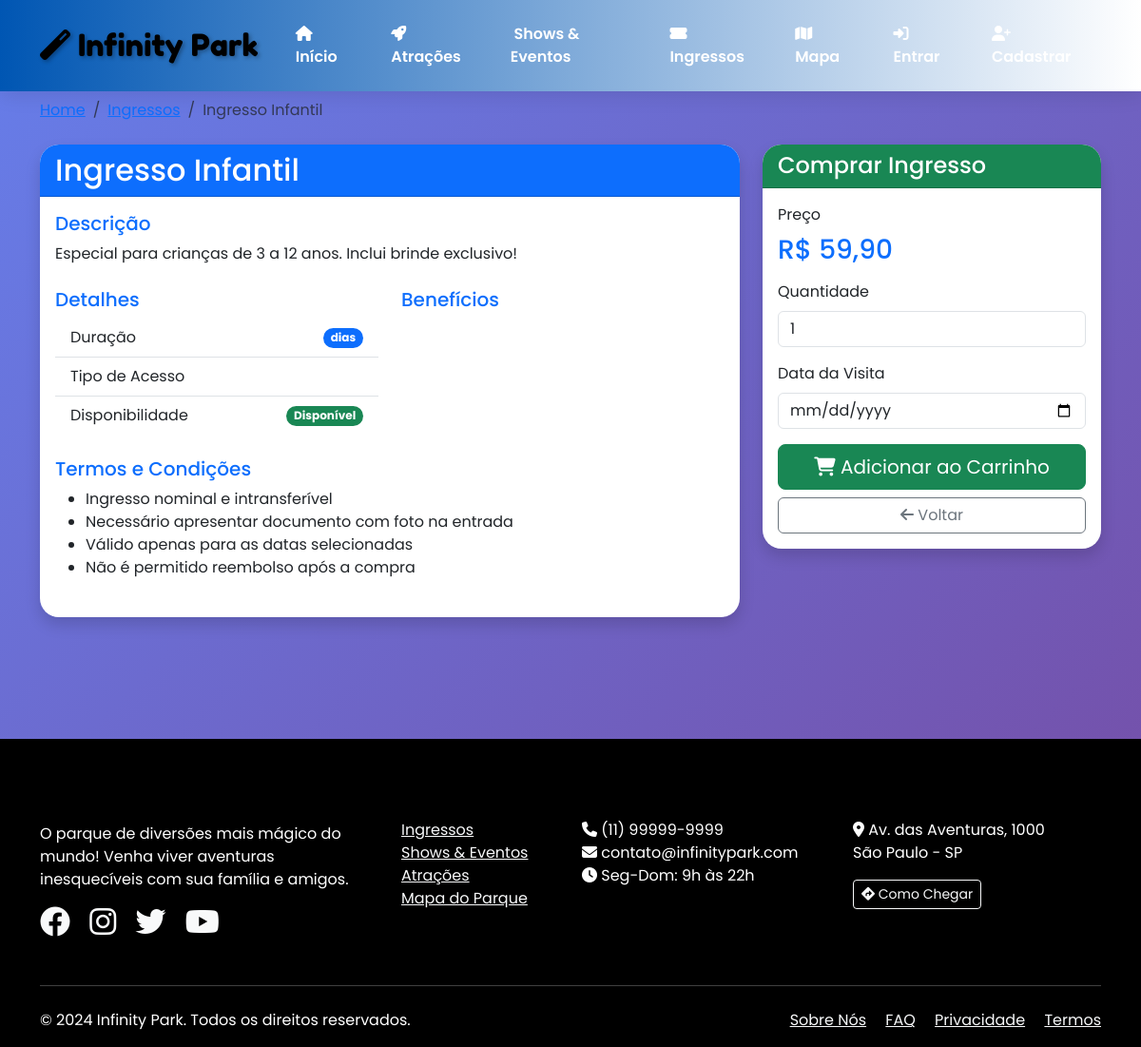
Page /ingressos/5/ on the committed database.
### ingressos/models.py (models this page shows, shortened)
class TipoIngresso(models.Model):
    nome = models.CharField(max_length=100)
    descricao = models.TextField()
    preco = models.DecimalField(max_digits=10, decimal_places=2, validators=[MinValueValidator(Decimal('0.00'))])
    cor = models.CharField(max_length=7, default='#007bff')
    icone = models.CharField(max_length=50, default='fas fa-ticket-alt')
    ativo = models.BooleanField(default=True)
    acesso_fast_pass = models.BooleanField(default=False)
    acesso_vip = models.BooleanField(default=False)
    estacionamento_gratuito = models.BooleanField(default=False)
    desconto_restaurantes = models.DecimalField(max_digits=3, decimal_places=0, default=0, validators=[MinValueValidator(0), MaxValueValidator(100)])
    desconto_loja = models.DecimalField(max_digits=3, decimal_places=0, default=0, validators=[MinValueValidator(0), MaxValueValidator(100)])
    idade_minima = models.IntegerField(default=0)
    idade_maxima = models.IntegerField(null=True, blank=True)
    validade_dias = models.IntegerField(default=1, help_text="Número de dias que o ingresso é válido")
    class Meta:
        verbose_name = 'Tipo de Ingresso'
        verbose_name_plural = 'Tipos de Ingressos'

### ingressos/views.py (the view)
# urls.py: path('<int:id>/', views.detalhe_ingresso, name='detalhe'),
def detalhe_ingresso(request, id):
    tipo_ingresso = get_object_or_404(TipoIngresso, id=id, ativo=True)
    promocoes_aplicaveis = Promocao.objects.filter(
        ativo=True,
        data_inicio__lte=timezone.now(),
        data_fim__gte=timezone.now(),
        tipos_aplicaveis=tipo_ingresso
    )
    context = {
        'tipo_ingresso': tipo_ingresso,
        'promocoes_aplicaveis': promocoes_aplicaveis,
    }
    return render(request, 'ingressos/detalhe.html', context)

### templates/ingressos/detalhe.html (shortened to what this page needs)
{% extends 'base.html' %}
{% block content %}
<div class="container py-4">
    <nav aria-label="breadcrumb" class="mb-4">
        <ol class="breadcrumb">
            <li class="breadcrumb-item"><a href="{% url 'paginas:home' %}">Home</a></li>
            <li class="breadcrumb-item"><a href="{% url 'ingressos:lista' %}">Ingressos</a></li>
            <li class="breadcrumb-item active" aria-current="page">{{ tipo_ingresso.nome }}</li>
        </ol>
    </nav>
    <div class="row">
        <div class="col-md-8">
            <div class="card shadow mb-4">
                <div class="card-header bg-primary text-white">
                    <h2 class="mb-0">{{ tipo_ingresso.nome }}</h2>
                </div>
                <div class="card-body">
                    <div class="mb-4">
                        <h5 class="text-primary">Descrição</h5>
                        <p>{{ tipo_ingresso.descricao }}</p>
                    </div>
                    <div class="row mb-4">
                        <div class="col-md-6">
                            <h5 class="text-primary">Detalhes</h5>
                            <ul class="list-group list-group-flush">
                                <li class="list-group-item d-flex justify-content-between align-items-center">
                                    <span>Duração</span>
                                    <span class="badge bg-primary rounded-pill">{{ tipo_ingresso.duracao_dias }} dias</span>
                                </li>
                                <li class="list-group-item d-flex justify-content-between align-items-center">
                                    <span>Tipo de Acesso</span>
                                </li>
                                <li class="list-group-item d-flex justify-content-between align-items-center">
                                    <span>Disponibilidade</span>
                                    <span class="badge bg-success rounded-pill">Disponível</span>
                                </li>
                            </ul>
                        </div>
                        <div class="col-md-6">
                            <h5 class="text-primary">Benefícios</h5>
                        </div>
                    </div>
                    <div class="mb-4">
                        <h5 class="text-primary">Termos e Condições</h5>
                        <ul>
                            <li>Ingresso nominal e intransferível</li>
                            <li>Necessário apresentar documento com foto na entrada</li>
                            <li>Válido apenas para as datas selecionadas</li>
                            <li>Não é permitido reembolso após a compra</li>
                        </ul>
                    </div>
                </div>
            </div>
        </div>
        <div class="col-md-4">
            <div class="card shadow sticky-top" style="top: 20px;">
                <div class="card-header bg-success text-white">
                    <h4 class="mb-0">Comprar Ingresso</h4>
                </div>
                <div class="card-body">
                    <form id="form-compra" method="post" action="{% url 'ingressos:adicionar_carrinho' %}">
                        <div class="mb-3">
                            <label class="form-label">Preço</label>
                            <h3 class="text-primary">R$ {{ tipo_ingresso.preco }}</h3>
                        </div>
                        <div class="mb-3">
                            <label for="quantidade" class="form-label">Quantidade</label>
                            <input type="number" class="form-control" id="quantidade" name="quantidade" value="1" min="1" max="10">
                        </div>
                        <div class="mb-3">
                            <label for="data_visita" class="form-label">Data da Visita</label>
                            <input type="date" class="form-control" id="data_visita" name="data_visita" required>
                        </div>
                        <div class="d-grid gap-2">
                            <button type="submit" class="btn btn-success btn-lg">
                                <i class="fas fa-shopping-cart"></i> Adicionar ao Carrinho
                            </button>
                            <a href="{% url 'ingressos:lista' %}" class="btn btn-outline-secondary">
                                <i class="fas fa-arrow-left"></i> Voltar
                            </a>
                        </div>
                    </form>
                </div>
            </div>
        </div>
    </div>
</div>
{% endblock %}

### templates/base.html (style rules this page uses)
:root { --primary-color: #0056b3; --secondary-color: #ffffff; --accent-color: #000000; --success-color: #28a745; --warning-color: #fd7e14; --danger-color: #dc3545; --dark-color: #000000; --light-color: #ffffff; }
body { font-family: 'Poppins', sans-serif; background: linear-gradient(135deg, #667eea 0%, #764ba2 100%); min-height: 100vh; }
.card { border: none; border-radius: 20px; box-shadow: 0 10px 30px rgba(0,0,0,0.1); transition: all 0.3s ease; overflow: hidden; }

### rows in the picture
TipoIngresso: nome "Ingresso Infantil", descricao "Especial para crianças de 3 a 12 anos. Inclui brinde exclusivo!", preco "59,90"
